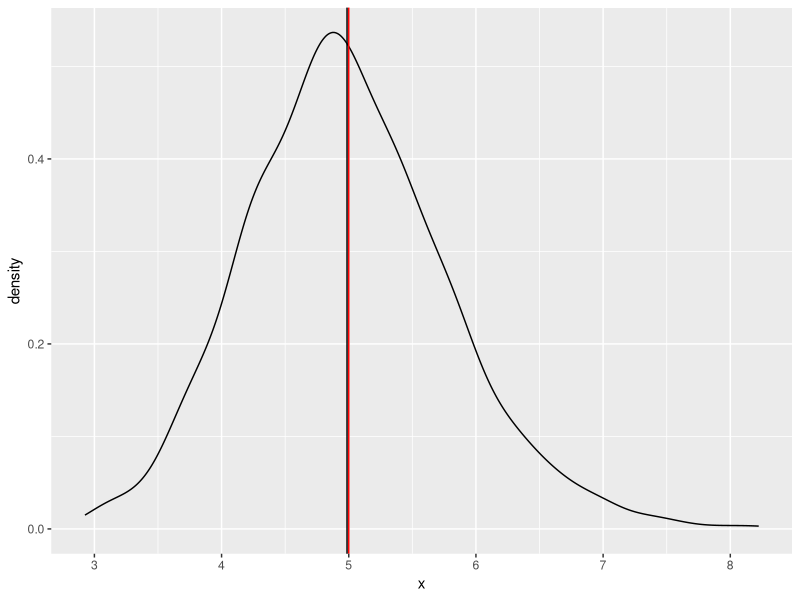
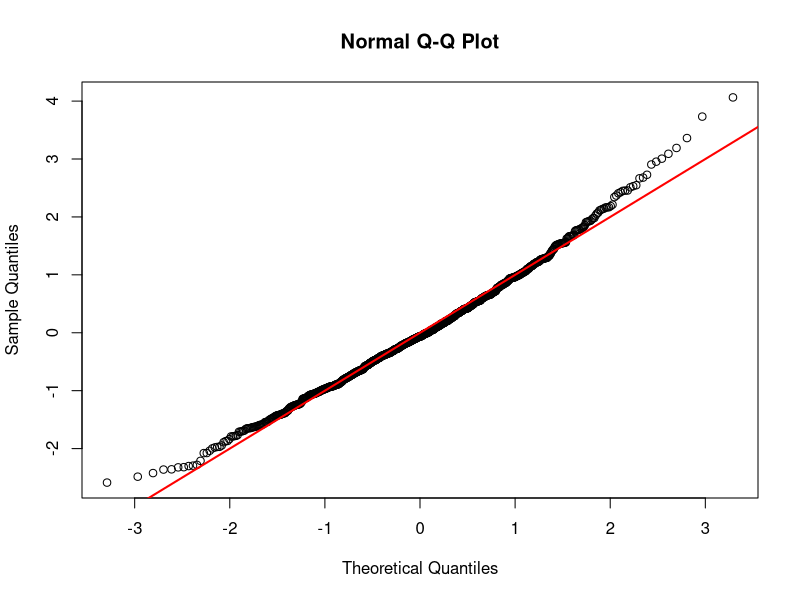

The R script that drew these images, in order:
## ---- chunk 1
suppressPackageStartupMessages(library(ggplot2))
set.seed(42)
n <- 40 
lambda <- 0.2
nsim <- 1000
simulations <- sapply(seq_len(nsim),function(x){
        data <- rexp(n,lambda)
        mean(data)
})

sims <- data.frame(x=simulations)
## ---- chunk 2
theor_mean = 1/lambda
actual_mean= mean(simulations)
## ---- chunk 3
ggplot(aes(x=x),data=sims) + geom_density() +
        geom_vline(xintercept=theor_mean,color="red") + 
        geom_vline(xintercept=actual_mean,color="black") 
## ---- chunk 4
theor_variance = 1/(lambda^2*n)
actual_variance = var(simulations)
## ---- chunk 5
z.sims <- (simulations-mean(simulations))/sd(simulations)
qqnorm(z.sims)
abline(a=0,b=1,lwd=2,col="red")
